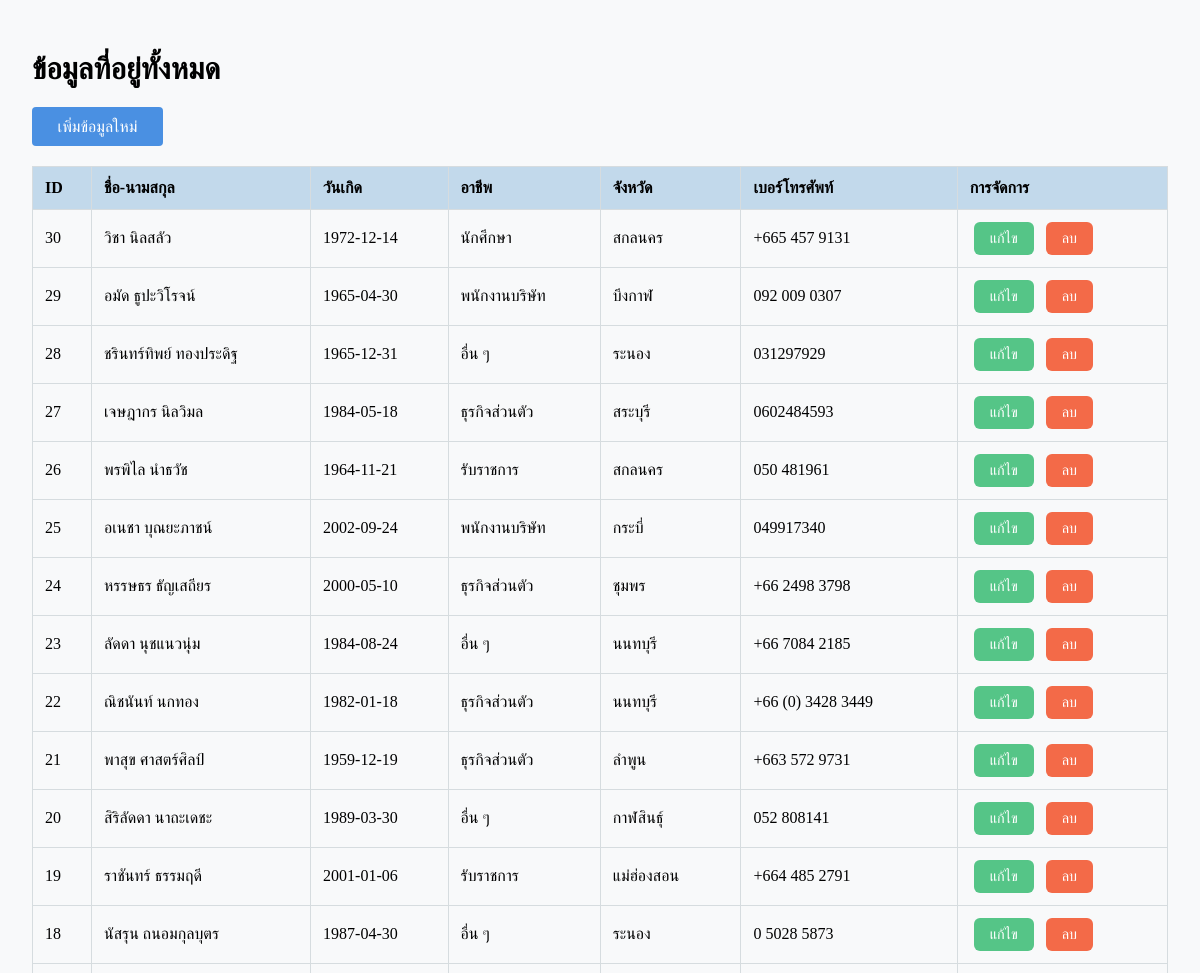
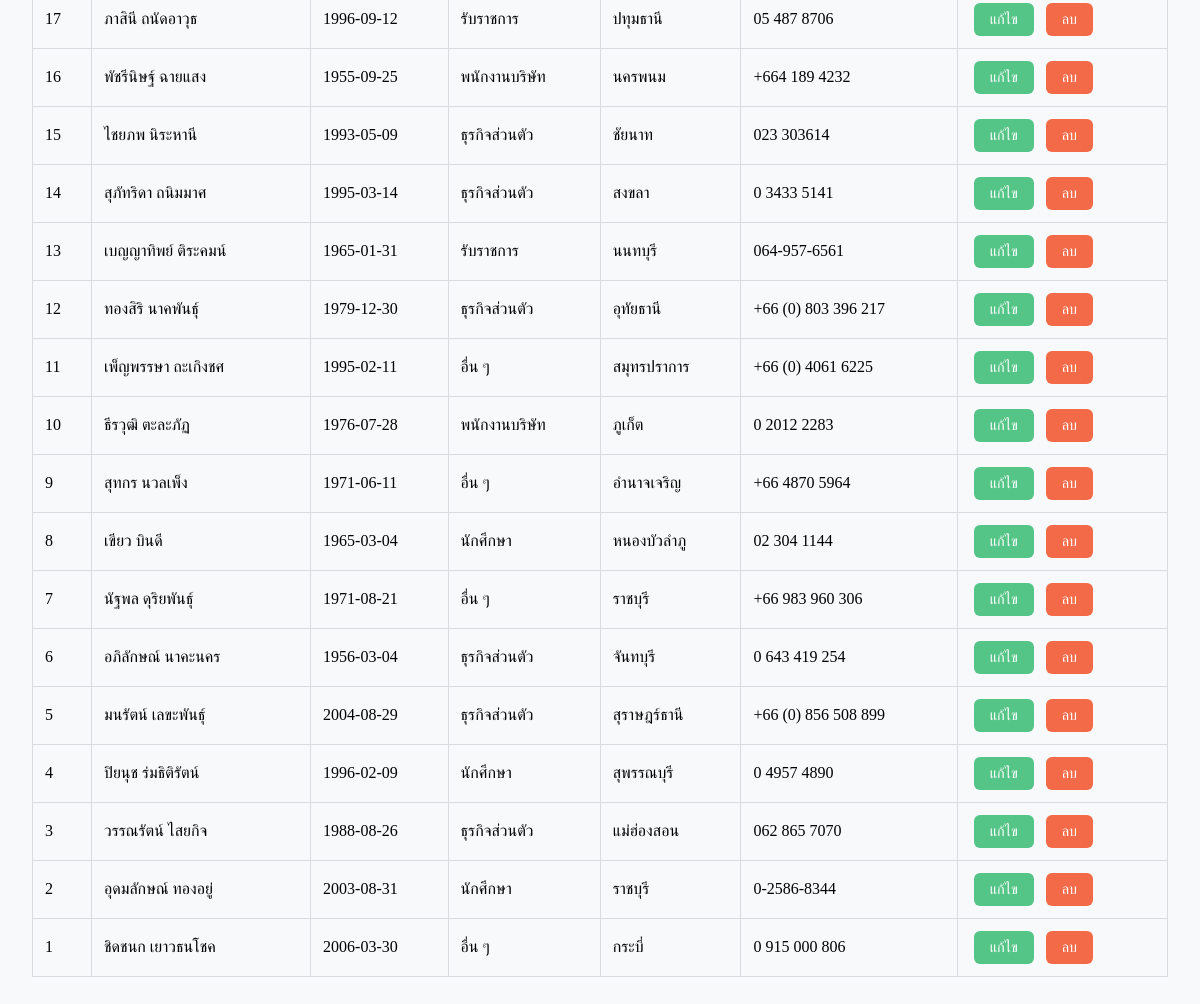
Page /webroot/index.php on the committed database (2 pictures, top to bottom).
### tables this page shows
CREATE TABLE `address` (
      `id` int(11) NOT NULL AUTO_INCREMENT PRIMARY KEY,
      `fullname` varchar(250) NOT NULL,
      `gender` varchar(10) NOT NULL,
      `birthdate` date NOT NULL,
      `occupation` varchar(250) NOT NULL,
      `address` text NOT NULL,
      `province` varchar(100) NOT NULL,
      `phone` varchar(50) NOT NULL
    );

### webroot/index.php (called while the page is built, shortened)
<?php
$link = require_once 'db_connect.inc.php';
function execute_query($link, $query)
{
    try {
        $result = mysqli_query($link, $query);
        return $result;
    } catch (mysqli_sql_exception $e) {
        error_log($e);
        die("Database query error : " . $e->getMessage());
    }
}
$query = "SELECT * FROM address ORDER BY id DESC";
$result = execute_query($link, $query);
$persons = mysqli_fetch_all($result, MYSQLI_ASSOC);
require 'address.view.php';

### webroot/address.view.php (the view, shortened to what this page needs)
<!DOCTYPE html>
<html lang="en">
<head>
    <link rel="stylesheet" href="css/address_view.css">
</head>
<body>
    <h1>ข้อมูลที่อยู่ทั้งหมด</h1>
    <a href="create.php" class="add-new">เพิ่มข้อมูลใหม่</a>
    <table>
        <thead>
            <tr>
                <th>ID</th>
                <th>ชื่อ-นามสกุล</th>
                <th>วันเกิด</th>
                <th>อาชีพ</th>
                <th>จังหวัด</th>
                <th>เบอร์โทรศัพท์</th>
                <th>การจัดการ</th>
            </tr>
        </thead>
        <tbody>
            <?php foreach ($persons as $person) : ?>
                <tr>
                    <td><?= $person['id']; ?></td>
                    <td><a href="detail.php?id=<?= $person['id']; ?>"><?= $person['fullname']; ?></a></td>
                    <td><?= $person['birthdate'] ?></td>
                    <td><?= $person['occupation'] ?></td>
                    <td><?= $person['province'] ?></td>
                    <td><?= $person['phone'] ?></td>
                    <td>
                        <a href="edit.php?id=<?= $person['id']; ?>" class="btn btn-edit">แก้ไข</a>
                        <a href="delete.php?id=<?= $person['id']; ?>" class="btn btn-delete">ลบ</a>
                    </td>
                </tr>
            <?php endforeach; ?>
        </tbody>
    </table>
</body>
</html>

### webroot/css/address_view.css (style rules this page uses)
body { padding: 2rem; background-color: #f8f9fa; margin: 0; }
h1 { font-size: 30px; font-weight: bold; }
table { margin-top: 20px; border-collapse: collapse; width: 100%; }
table th, table td { border: 1px solid rgb(214, 220, 223); padding: 0.75rem; }
table thead th { background-color: rgb(194, 217, 235); text-align: left; }
td a { text-decoration: none; color: black; }
.add-new { text-decoration: none; display: inline-block; color: white; background-color: #4a90e2; padding: 0.65rem 1.6rem; border-radius: 4px; font-weight: 500; transition: all 0.2s ease; }
.btn { display: inline-block; padding: 0.5rem 1rem; border-radius: 6px; text-decoration: none; font-weight: 500; font-size: 0.9rem; margin: 0 0.25rem; transition: all 0.2s ease; }
.btn-edit { background-color: rgb(85, 197, 135); color: white; }
.btn-delete { background-color: rgb(243, 106, 72); color: white; }

### rows in the picture
address: id "30", fullname "วิชา นิลสลัว", birthdate "1972-12-14", occupation "นักศึกษา", province "สกลนคร", phone "+665 457 9131"
address: id "29", fullname "อมัด ธูปะวิโรจน์", birthdate "1965-04-30", occupation "พนักงานบริษัท", province "บึงกาฬ", phone "092 009 0307"
address: id "28", fullname "ชรินทร์ทิพย์ ทองประดิฐ", birthdate "1965-12-31", occupation "อื่น ๆ", province "ระนอง", phone "031297929"
address: id "27", fullname "เจษฎากร นิลวิมล", birthdate "1984-05-18", occupation "ธุรกิจส่วนตัว", province "สระบุรี", phone "0602484593"
address: id "26", fullname "พรพิไล นำธวัช", birthdate "1964-11-21", occupation "รับราชการ", province "สกลนคร", phone "050 481961"
address: id "25", fullname "อเนชา บุณยะภาชน์", birthdate "2002-09-24", occupation "พนักงานบริษัท", province "กระบี่", phone "049917340"
address: id "24", fullname "หรรษธร ธัญเสถียร", birthdate "2000-05-10", occupation "ธุรกิจส่วนตัว", province "ชุมพร", phone "+66 2498 3798"
address: id "23", fullname "ลัดดา นุชแนวนุ่ม", birthdate "1984-08-24", occupation "อื่น ๆ", province "นนทบุรี", phone "+66 7084 2185"
address: id "22", fullname "ณิชนันท์ นกทอง", birthdate "1982-01-18", occupation "ธุรกิจส่วนตัว", province "นนทบุรี", phone "+66 (0) 3428 3449"
address: id "21", fullname "พาสุข ศาสตร์ศิลป์", birthdate "1959-12-19", occupation "ธุรกิจส่วนตัว", province "ลำพูน", phone "+663 572 9731"
address: id "20", fullname "สิริลัดดา นาถะเดชะ", birthdate "1989-03-30", occupation "อื่น ๆ", province "กาฬสินธุ์", phone "052 808141"
address: id "19", fullname "ราชันทร์ ธรรมฤดี", birthdate "2001-01-06", occupation "รับราชการ", province "แม่ฮ่องสอน", phone "+664 485 2791"
address: id "18", fullname "นัสรุน ถนอมกุลบุตร", birthdate "1987-04-30", occupation "อื่น ๆ", province "ระนอง", phone "0 5028 5873"
address: id "17", fullname "ภาสินี ถนัดอาวุธ", birthdate "1996-09-12", occupation "รับราชการ", province "ปทุมธานี", phone "05 487 8706"
address: id "16", fullname "พัชรีนิษฐ์ ฉายแสง", birthdate "1955-09-25", occupation "พนักงานบริษัท", province "นครพนม", phone "+664 189 4232"
address: id "15", fullname "ไชยภพ นิระหานี", birthdate "1993-05-09", occupation "ธุรกิจส่วนตัว", province "ชัยนาท", phone "023 303614"
address: id "14", fullname "สุภัทริดา ถนิมมาศ", birthdate "1995-03-14", occupation "ธุรกิจส่วนตัว", province "สงขลา", phone "0 3433 5141"
address: id "13", fullname "เบญญาทิพย์ ติระคมน์", birthdate "1965-01-31", occupation "รับราชการ", province "นนทบุรี", phone "064-957-6561"
address: id "12", fullname "ทองสิริ นาคพันธุ์", birthdate "1979-12-30", occupation "ธุรกิจส่วนตัว", province "อุทัยธานี", phone "+66 (0) 803 396 217"
address: id "11", fullname "เพ็ญพรรษา ถะเกิงชศ", birthdate "1995-02-11", occupation "อื่น ๆ", province "สมุทรปราการ", phone "+66 (0) 4061 6225"
address: id "10", fullname "ธีรวุฒิ ตะละภัฏ", birthdate "1976-07-28", occupation "พนักงานบริษัท", province "ภูเก็ต", phone "0 2012 2283"
address: id "9", fullname "สุทกร นวลเพ็ง", birthdate "1971-06-11", occupation "อื่น ๆ", province "อำนาจเจริญ", phone "+66 4870 5964"
address: id "8", fullname "เขียว บินดี", birthdate "1965-03-04", occupation "นักศึกษา", province "หนองบัวลำภู", phone "02 304 1144"
address: id "7", fullname "นัฐพล ดุริยพันธุ์", birthdate "1971-08-21", occupation "อื่น ๆ", province "ราชบุรี", phone "+66 983 960 306"
address: id "6", fullname "อภิลักษณ์ นาคะนคร", birthdate "1956-03-04", occupation "ธุรกิจส่วนตัว", province "จันทบุรี", phone "0 643 419 254"
address: id "5", fullname "มนรัตน์ เลขะพันธุ์", birthdate "2004-08-29", occupation "ธุรกิจส่วนตัว", province "สุราษฎร์ธานี", phone "+66 (0) 856 508 899"
address: id "4", fullname "ปิยนุช ร่มธิติรัตน์", birthdate "1996-02-09", occupation "นักศึกษา", province "สุพรรณบุรี", phone "0 4957 4890"
address: id "3", fullname "วรรณรัตน์ ไสยกิจ", birthdate "1988-08-26", occupation "ธุรกิจส่วนตัว", province "แม่ฮ่องสอน", phone "062 865 7070"
address: id "2", fullname "อุดมลักษณ์ ทองอยู่", birthdate "2003-08-31", occupation "นักศึกษา", province "ราชบุรี", phone "0-2586-8344"
address: id "1", fullname "ชิดชนก เยาวธนโชค", birthdate "2006-03-30", occupation "อื่น ๆ", province "กระบี่", phone "0 915 000 806"
